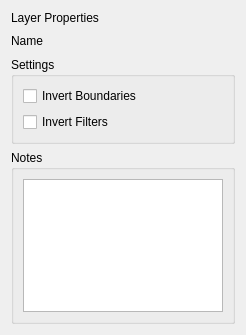
<?xml version="1.0" encoding="UTF-8"?>
<ui version="4.0">
 <class>LayerPropertiesForm</class>
 <widget class="QWidget" name="LayerPropertiesForm">
  <property name="geometry">
   <rect>
    <x>0</x>
    <y>0</y>
    <width>246</width>
    <height>335</height>
   </rect>
  </property>
  <property name="windowTitle">
   <string>Form</string>
  </property>
  <layout class="QVBoxLayout" name="verticalLayout_3">
   <item>
    <widget class="QLabel" name="label">
     <property name="text">
      <string>Layer Properties</string>
     </property>
    </widget>
   </item>
   <item>
    <layout class="QHBoxLayout" name="horizontalLayout">
     <item>
      <widget class="QLabel" name="nameLabel">
       <property name="text">
        <string>Name</string>
       </property>
      </widget>
     </item>
     <item>
      <widget class="QLabel" name="nameViewLabel">
       <property name="text">
        <string/>
       </property>
      </widget>
     </item>
     <item>
      <spacer name="horizontalSpacer">
       <property name="orientation">
        <enum>Qt::Horizontal</enum>
       </property>
       <property name="sizeHint" stdset="0">
        <size>
         <width>40</width>
         <height>20</height>
        </size>
       </property>
      </spacer>
     </item>
    </layout>
   </item>
   <item>
    <widget class="QGroupBox" name="settingsGroup">
     <property name="title">
      <string>Settings</string>
     </property>
     <layout class="QVBoxLayout" name="verticalLayout_2">
      <item>
       <widget class="QCheckBox" name="invertBoundariesCheckBox">
        <property name="text">
         <string>Invert Boundaries</string>
        </property>
       </widget>
      </item>
      <item>
       <widget class="QCheckBox" name="invertFiltersCheckBox">
        <property name="text">
         <string>Invert Filters</string>
        </property>
       </widget>
      </item>
     </layout>
    </widget>
   </item>
   <item>
    <widget class="QGroupBox" name="notesGroup">
     <property name="title">
      <string>Notes</string>
     </property>
     <layout class="QVBoxLayout" name="verticalLayout">
      <item>
       <widget class="QTextEdit" name="notesEdit"/>
      </item>
     </layout>
    </widget>
   </item>
  </layout>
 </widget>
 <resources/>
 <connections/>
</ui>
